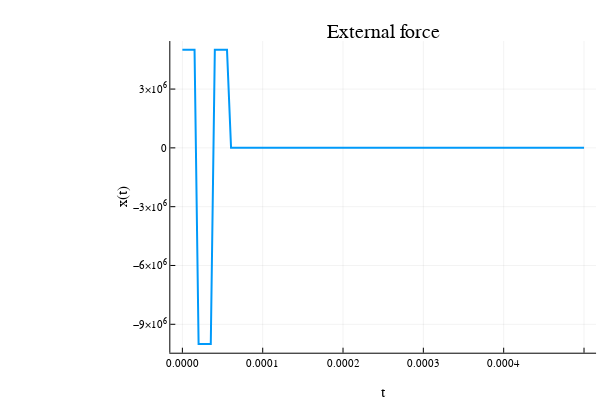

Notebook code for this chart:
### Markdown cell above
$$
F_{rickler}(t) = 5\times10^6 \left( H(0.00015-t) - 3H(0.0001-t) + 3H(0.00005-t) \right)
$$

### Code cell
ancho_escalon = 20e-6

fr(t) = 5e6 * (H(ancho_escalon*3 - t) - 3*H(ancho_escalon*2 - t) + 3*H(ancho_escalon - t))

# horizonte maximo: 0.5ms
tsp = range(0.0, 0.5e-3, length=100)
plot(tsp, t -> fr.(t), xlab="t", ylab="x(t)", lw=2.0, lab="", title="External force")

### Figure 1 — Plotly figure (JSON) as saved in the notebook; plotly's stock layout.template omitted (floating-point values rounded to 4 significant figures)
{"data": [{"colorbar": {"title": ""}, "legendgroup": "", "line": {"color": "rgba(0, 154, 250, 1.000)", "dash": "solid", "shape": "linear", "width": 2}, "mode": "lines", "name": "", "showlegend": false, "type": "scatter", "x": [0, 5.051e-06, 1.01e-05, 1.515e-05, 2.02e-05, 2.525e-05, 3.03e-05, 3.535e-05, 4.04e-05, 4.545e-05, 5.051e-05, 5.556e-05, 6.061e-05, 6.566e-05, 7.071e-05, 7.576e-05, 8.081e-05, 8.586e-05, 9.091e-05, 9.596e-05, 0.000101, 0.0001061, 0.0001111, 0.0001162, 0.0001212, 0.0001263, 0.0001313, 0.0001364, 0.0001414, 0.0001465, 0.0001515, 0.0001566, 0.0001616, 0.0001667, 0.0001717, 0.0001768, 0.0001818, 0.0001869, 0.0001919, 0.000197, 0.000202, 0.0002071, 0.0002121, 0.0002172, 0.0002222, 0.0002273, 0.0002323, 0.0002374, 0.0002424, 0.0002475, 0.0002525, 0.0002576, 0.0002626, 0.0002677, 0.0002727, 0.0002778, 0.0002828, 0.0002879, 0.0002929, 0.000298, 0.000303, 0.0003081, 0.0003131, 0.0003182, 0.0003232, 0.0003283, 0.0003333, 0.0003384, 0.0003434, 0.0003485, 0.0003535, 0.0003586, 0.0003636, 0.0003687, 0.0003737, 0.0003788, 0.0003838, 0.0003889, 0.0003939, 0.000399, 0.000404, 0.0004091, 0.0004141, 0.0004192, 0.0004242, 0.0004293, 0.0004343, 0.0004394, 0.0004444, 0.0004495, 0.0004545, 0.0004596, 0.0004646, 0.0004697, 0.0004747, 0.0004798, 0.0004848, 0.0004899, 0.0004949, 0.0005], "xaxis": "x", "y": [5000000, 5000000, 5000000, 5000000, -10000000, -10000000, -10000000, -10000000, 5000000, 5000000, 5000000, 5000000, 0, 0, 0, 0, 0, 0, 0, 0, 0, 0, 0, 0, 0, 0, 0, 0, 0, 0, 0, 0, 0, 0, 0, 0, 0, 0, 0, 0, 0, 0, 0, 0, 0, 0, 0, 0, 0, 0, 0, 0, 0, 0, 0, 0, 0, 0, 0, 0, 0, 0, 0, 0, 0, 0, 0, 0, 0, 0, 0, 0, 0, 0, 0, 0, 0, 0, 0, 0, 0, 0, 0, 0, 0, 0, 0, 0, 0, 0, 0, 0, 0, 0, 0, 0, 0, 0, 0, 0], "yaxis": "y", "zmax": null, "zmin": null}], "layout": {"annotations": [{"font": {"color": "rgba(0, 0, 0, 1.000)", "family": "sans-serif", "size": 20}, "rotation": 0, "showarrow": false, "text": "External force", "x": 0.6387, "xanchor": "center", "xref": "paper", "y": 1, "yanchor": "top", "yref": "paper"}], "height": 400, "legend": {"bgcolor": "rgba(255, 255, 255, 1.000)", "bordercolor": "rgba(0, 0, 0, 1.000)", "borderwidth": 1, "font": {"color": "rgba(0, 0, 0, 1.000)", "family": "sans-serif", "size": 11}, "tracegroupgap": 0, "traceorder": "normal", "x": 1, "xanchor": "auto", "y": 1, "yanchor": "auto"}, "margin": {"b": 20, "l": 0, "r": 0, "t": 20}, "paper_bgcolor": "rgba(255, 255, 255, 1.000)", "plot_bgcolor": "rgba(255, 255, 255, 1.000)", "showlegend": true, "width": 600, "xaxis": {"anchor": "y", "domain": [0.2839, 0.9934], "gridcolor": "rgba(0, 0, 0, 0.100)", "gridwidth": 0.5, "linecolor": "rgba(0, 0, 0, 1.000)", "mirror": false, "range": [-1.5e-05, 0.000515], "showgrid": true, "showline": true, "showticklabels": true, "tickangle": 0, "tickcolor": "rgb(0, 0, 0)", "tickfont": {"color": "rgba(0, 0, 0, 1.000)", "family": "sans-serif", "size": 11}, "tickmode": "array", "ticks": "inside", "ticktext": ["0.0000", "0.0001", "0.0002", "0.0003", "0.0004", "0.0005"], "tickvals": [0, 0.0001, 0.0002, 0.0003, 0.0004, 0.0005], "title": "t", "titlefont": {"color": "rgba(0, 0, 0, 1.000)", "family": "sans-serif", "size": 15}, "type": "-", "visible": true, "zeroline": false, "zerolinecolor": "rgba(0, 0, 0, 1.000)"}, "yaxis": {"anchor": "x", "domain": [0.07581, 0.9415], "gridcolor": "rgba(0, 0, 0, 0.100)", "gridwidth": 0.5, "linecolor": "rgba(0, 0, 0, 1.000)", "mirror": false, "range": [-10450000, 5450000], "showgrid": true, "showline": true, "showticklabels": true, "tickangle": 0, "tickcolor": "rgb(0, 0, 0)", "tickfont": {"color": "rgba(0, 0, 0, 1.000)", "family": "sans-serif", "size": 11}, "tickmode": "array", "ticks": "inside", "ticktext": ["−9×10<sup>6</sup>", "−6×10<sup>6</sup>", "−3×10<sup>6</sup>", "0", "3×10<sup>6</sup>"], "tickvals": [-9000000, -6000000, -3000000, 0, 3000000], "title": "x(t)", "titlefont": {"color": "rgba(0, 0, 0, 1.000)", "family": "sans-serif", "size": 15}, "type": "-", "visible": true, "zeroline": false, "zerolinecolor": "rgba(0, 0, 0, 1.000)"}}}
